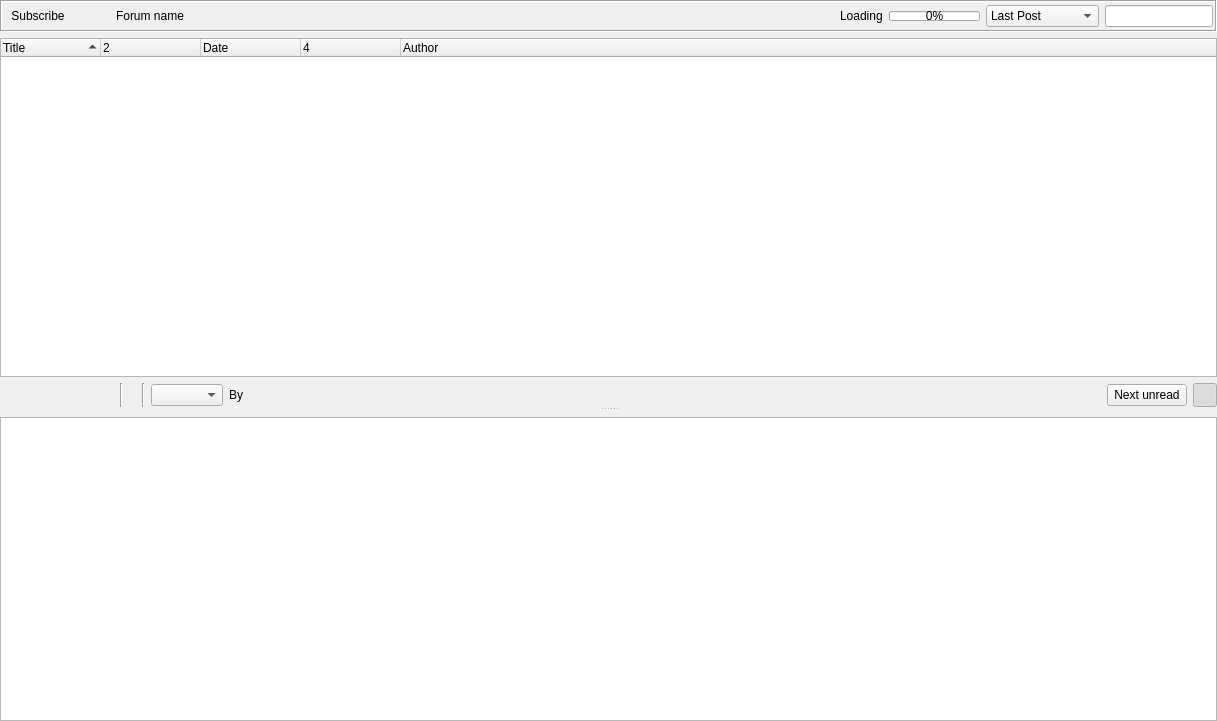
<?xml version="1.0" encoding="UTF-8"?>
<ui version="4.0">
 <class>GxsForumThreadWidget</class>
 <widget class="QWidget" name="GxsForumThreadWidget">
  <property name="geometry">
   <rect>
    <x>0</x>
    <y>0</y>
    <width>1217</width>
    <height>721</height>
   </rect>
  </property>
  <property name="windowTitle">
   <string>Form</string>
  </property>
  <layout class="QVBoxLayout" name="GxsForumThreadWidgetVLayout">
   <property name="leftMargin">
    <number>0</number>
   </property>
   <property name="topMargin">
    <number>0</number>
   </property>
   <property name="rightMargin">
    <number>0</number>
   </property>
   <property name="bottomMargin">
    <number>0</number>
   </property>
   <item>
    <widget class="QSplitter" name="threadSplitter">
     <property name="orientation">
      <enum>Qt::Vertical</enum>
     </property>
     <widget class="QWidget" name="topWidget">
      <layout class="QVBoxLayout" name="topVLayout">
       <item>
        <widget class="QFrame" name="toolBarFrame">
         <property name="minimumSize">
          <size>
           <width>0</width>
           <height>32</height>
          </size>
         </property>
         <property name="frameShape">
          <enum>QFrame::Box</enum>
         </property>
         <property name="frameShadow">
          <enum>QFrame::Sunken</enum>
         </property>
         <layout class="QHBoxLayout" name="toolBarFrameHLayout">
          <property name="leftMargin">
           <number>2</number>
          </property>
          <property name="topMargin">
           <number>2</number>
          </property>
          <property name="rightMargin">
           <number>2</number>
          </property>
          <property name="bottomMargin">
           <number>2</number>
          </property>
          <item>
           <widget class="SubscribeToolButton" name="subscribeToolButton">
            <property name="sizePolicy">
             <sizepolicy hsizetype="Fixed" vsizetype="Preferred">
              <horstretch>0</horstretch>
              <verstretch>0</verstretch>
             </sizepolicy>
            </property>
            <property name="text">
             <string notr="true">Subscribe</string>
            </property>
            <property name="autoRaise">
             <bool>true</bool>
            </property>
           </widget>
          </item>
          <item>
           <widget class="QToolButton" name="newthreadButton">
            <property name="focusPolicy">
             <enum>Qt::NoFocus</enum>
            </property>
            <property name="toolTip">
             <string>Start new Thread for Selected Forum</string>
            </property>
            <property name="icon">
             <iconset resource="../images.qrc">
              <normaloff>:/images/mail_new.png</normaloff>:/images/mail_new.png</iconset>
            </property>
            <property name="iconSize">
             <size>
              <width>24</width>
              <height>16</height>
             </size>
            </property>
            <property name="autoRaise">
             <bool>true</bool>
            </property>
           </widget>
          </item>
          <item>
           <widget class="ElidedLabel" name="forumName">
            <property name="sizePolicy">
             <sizepolicy hsizetype="Expanding" vsizetype="Fixed">
              <horstretch>2</horstretch>
              <verstretch>0</verstretch>
             </sizepolicy>
            </property>
            <property name="minimumSize">
             <size>
              <width>0</width>
              <height>0</height>
             </size>
            </property>
            <property name="maximumSize">
             <size>
              <width>16777215</width>
              <height>1677215</height>
             </size>
            </property>
            <property name="text">
             <string notr="true">Forum name</string>
            </property>
            <property name="textInteractionFlags">
             <set>Qt::LinksAccessibleByMouse|Qt::TextSelectableByMouse</set>
            </property>
           </widget>
          </item>
          <item>
           <spacer name="toolBarHSpacer">
            <property name="orientation">
             <enum>Qt::Horizontal</enum>
            </property>
            <property name="sizeType">
             <enum>QSizePolicy::MinimumExpanding</enum>
            </property>
            <property name="sizeHint" stdset="0">
             <size>
              <width>0</width>
              <height>0</height>
             </size>
            </property>
           </spacer>
          </item>
          <item>
           <widget class="QLabel" name="progressText">
            <property name="text">
             <string>Loading</string>
            </property>
           </widget>
          </item>
          <item>
           <widget class="QProgressBar" name="progressBar">
            <property name="sizePolicy">
             <sizepolicy hsizetype="Minimum" vsizetype="Fixed">
              <horstretch>0</horstretch>
              <verstretch>0</verstretch>
             </sizepolicy>
            </property>
            <property name="maximumSize">
             <size>
              <width>16777215</width>
              <height>10</height>
             </size>
            </property>
            <property name="maximum">
             <number>1000</number>
            </property>
            <property name="value">
             <number>0</number>
            </property>
           </widget>
          </item>
          <item>
           <widget class="QComboBox" name="viewBox">
            <item>
             <property name="text">
              <string>Last Post</string>
             </property>
            </item>
            <item>
             <property name="text">
              <string>Threaded View</string>
             </property>
            </item>
            <item>
             <property name="text">
              <string>Flat View</string>
             </property>
            </item>
           </widget>
          </item>
          <item>
           <widget class="LineEditClear" name="filterLineEdit">
            <property name="toolTip">
             <string>Search forums</string>
            </property>
           </widget>
          </item>
         </layout>
        </widget>
       </item>
       <item>
        <layout class="QHBoxLayout" name="forumLayout">
         <property name="leftMargin">
          <number>3</number>
         </property>
        </layout>
       </item>
       <item>
        <widget class="RSTreeWidget" name="threadTreeWidget">
         <property name="contextMenuPolicy">
          <enum>Qt::CustomContextMenu</enum>
         </property>
         <property name="sortingEnabled">
          <bool>true</bool>
         </property>
         <property name="allColumnsShowFocus">
          <bool>true</bool>
         </property>
         <column>
          <property name="text">
           <string>Title</string>
          </property>
         </column>
         <column>
          <property name="text">
           <string/>
          </property>
          <property name="icon">
           <iconset resource="../images.qrc">
            <normaloff>:/images/message-state-header.png</normaloff>:/images/message-state-header.png</iconset>
          </property>
         </column>
         <column>
          <property name="text">
           <string>Date</string>
          </property>
         </column>
         <column>
          <property name="text">
           <string/>
          </property>
          <property name="toolTip">
           <string>Distribution</string>
          </property>
          <property name="icon">
           <iconset resource="../icons.qrc">
            <normaloff>:/icons/flag-green.png</normaloff>:/icons/flag-green.png</iconset>
          </property>
         </column>
         <column>
          <property name="text">
           <string>Author</string>
          </property>
         </column>
        </widget>
       </item>
       <item>
        <layout class="QHBoxLayout" name="threadLayout">
         <property name="leftMargin">
          <number>3</number>
         </property>
        </layout>
       </item>
       <item>
        <layout class="QGridLayout" name="postLayout">
         <item row="0" column="5">
          <widget class="QToolButton" name="downloadButton">
           <property name="maximumSize">
            <size>
             <width>24</width>
             <height>24</height>
            </size>
           </property>
           <property name="focusPolicy">
            <enum>Qt::NoFocus</enum>
           </property>
           <property name="toolTip">
            <string>Download all files</string>
           </property>
           <property name="icon">
            <iconset resource="../images.qrc">
             <normaloff>:/images/down.png</normaloff>:/images/down.png</iconset>
           </property>
           <property name="autoRaise">
            <bool>true</bool>
           </property>
          </widget>
         </item>
         <item row="0" column="13">
          <widget class="QPushButton" name="nextUnreadButton">
           <property name="sizePolicy">
            <sizepolicy hsizetype="Maximum" vsizetype="Fixed">
             <horstretch>0</horstretch>
             <verstretch>0</verstretch>
            </sizepolicy>
           </property>
           <property name="text">
            <string>Next unread</string>
           </property>
          </widget>
         </item>
         <item row="0" column="1">
          <widget class="QToolButton" name="newmessageButton">
           <property name="maximumSize">
            <size>
             <width>24</width>
             <height>24</height>
            </size>
           </property>
           <property name="focusPolicy">
            <enum>Qt::NoFocus</enum>
           </property>
           <property name="toolTip">
            <string>Reply Message</string>
           </property>
           <property name="icon">
            <iconset resource="../images.qrc">
             <normaloff>:/images/mail_reply.png</normaloff>:/images/mail_reply.png</iconset>
           </property>
           <property name="autoRaise">
            <bool>true</bool>
           </property>
          </widget>
         </item>
         <item row="0" column="15">
          <widget class="QPushButton" name="expandButton">
           <property name="maximumSize">
            <size>
             <width>24</width>
             <height>24</height>
            </size>
           </property>
           <property name="focusPolicy">
            <enum>Qt::NoFocus</enum>
           </property>
           <property name="text">
            <string/>
           </property>
           <property name="icon">
            <iconset resource="../images.qrc">
             <normaloff>:/images/edit_remove24.png</normaloff>:/images/edit_remove24.png</iconset>
           </property>
           <property name="checkable">
            <bool>true</bool>
           </property>
           <property name="checked">
            <bool>true</bool>
           </property>
          </widget>
         </item>
         <item row="0" column="6">
          <widget class="Line" name="lineLeft">
           <property name="orientation">
            <enum>Qt::Vertical</enum>
           </property>
          </widget>
         </item>
         <item row="0" column="8">
          <widget class="Line" name="lineRight">
           <property name="orientation">
            <enum>Qt::Vertical</enum>
           </property>
          </widget>
         </item>
         <item row="0" column="12">
          <spacer name="postHSpacer">
           <property name="orientation">
            <enum>Qt::Horizontal</enum>
           </property>
           <property name="sizeHint" stdset="0">
            <size>
             <width>40</width>
             <height>20</height>
            </size>
           </property>
          </spacer>
         </item>
         <item row="0" column="3">
          <widget class="QToolButton" name="previousButton">
           <property name="sizePolicy">
            <sizepolicy hsizetype="Minimum" vsizetype="Fixed">
             <horstretch>0</horstretch>
             <verstretch>0</verstretch>
            </sizepolicy>
           </property>
           <property name="minimumSize">
            <size>
             <width>24</width>
             <height>24</height>
            </size>
           </property>
           <property name="maximumSize">
            <size>
             <width>24</width>
             <height>24</height>
            </size>
           </property>
           <property name="focusPolicy">
            <enum>Qt::NoFocus</enum>
           </property>
           <property name="toolTip">
            <string>Previous Thread</string>
           </property>
           <property name="text">
            <string/>
           </property>
           <property name="icon">
            <iconset resource="../images.qrc">
             <normaloff>:/images/back.png</normaloff>:/images/back.png</iconset>
           </property>
           <property name="autoRaise">
            <bool>true</bool>
           </property>
          </widget>
         </item>
         <item row="0" column="4">
          <widget class="QToolButton" name="nextButton">
           <property name="enabled">
            <bool>false</bool>
           </property>
           <property name="sizePolicy">
            <sizepolicy hsizetype="Minimum" vsizetype="Fixed">
             <horstretch>0</horstretch>
             <verstretch>0</verstretch>
            </sizepolicy>
           </property>
           <property name="minimumSize">
            <size>
             <width>24</width>
             <height>24</height>
            </size>
           </property>
           <property name="maximumSize">
            <size>
             <width>24</width>
             <height>24</height>
            </size>
           </property>
           <property name="focusPolicy">
            <enum>Qt::NoFocus</enum>
           </property>
           <property name="toolTip">
            <string>Next Thread</string>
           </property>
           <property name="text">
            <string/>
           </property>
           <property name="icon">
            <iconset resource="../images.qrc">
             <normaloff>:/images/forward.png</normaloff>:/images/forward.png</iconset>
           </property>
           <property name="autoRaise">
            <bool>true</bool>
           </property>
          </widget>
         </item>
         <item row="0" column="11">
          <widget class="GxsIdLabel" name="by_label">
           <property name="text">
            <string notr="true"/>
           </property>
          </widget>
         </item>
         <item row="0" column="10">
          <widget class="QLabel" name="by_text_label">
           <property name="text">
            <string>By </string>
           </property>
          </widget>
         </item>
         <item row="0" column="9">
          <widget class="QComboBox" name="versions_CB"/>
         </item>
         <item row="0" column="7">
          <widget class="QLabel" name="time_label">
           <property name="text">
            <string notr="true"/>
           </property>
          </widget>
         </item>
        </layout>
       </item>
      </layout>
     </widget>
     <widget class="QWidget" name="bottomWidget">
      <layout class="QVBoxLayout" name="bottomVLayout">
       <item>
        <widget class="RSImageBlockWidget" name="imageBlockWidget" native="true">
         <property name="sizePolicy">
          <sizepolicy hsizetype="Preferred" vsizetype="Maximum">
           <horstretch>0</horstretch>
           <verstretch>0</verstretch>
          </sizepolicy>
         </property>
        </widget>
       </item>
       <item>
        <widget class="RSTextBrowser" name="postText">
         <property name="sizePolicy">
          <sizepolicy hsizetype="Expanding" vsizetype="Expanding">
           <horstretch>0</horstretch>
           <verstretch>10</verstretch>
          </sizepolicy>
         </property>
         <property name="contextMenuPolicy">
          <enum>Qt::CustomContextMenu</enum>
         </property>
        </widget>
       </item>
      </layout>
     </widget>
    </widget>
   </item>
  </layout>
  <action name="actionSave_image">
   <property name="icon">
    <iconset resource="../images.qrc">
     <normaloff>:/images/document_save.png</normaloff>:/images/document_save.png</iconset>
   </property>
   <property name="text">
    <string>Save image</string>
   </property>
  </action>
 </widget>
 <customwidgets>
  <customwidget>
   <class>RSTextBrowser</class>
   <extends>QTextBrowser</extends>
   <header>gui/common/RSTextBrowser.h</header>
  </customwidget>
  <customwidget>
   <class>LineEditClear</class>
   <extends>QLineEdit</extends>
   <header location="global">gui/common/LineEditClear.h</header>
  </customwidget>
  <customwidget>
   <class>SubscribeToolButton</class>
   <extends>QToolButton</extends>
   <header>gui/common/SubscribeToolButton.h</header>
  </customwidget>
  <customwidget>
   <class>RSTreeWidget</class>
   <extends>QTreeWidget</extends>
   <header>gui/common/RSTreeWidget.h</header>
  </customwidget>
  <customwidget>
   <class>GxsIdLabel</class>
   <extends>QLabel</extends>
   <header>gui/gxs/GxsIdLabel.h</header>
  </customwidget>
  <customwidget>
   <class>ElidedLabel</class>
   <extends>QLabel</extends>
   <header location="global">gui/common/ElidedLabel.h</header>
   <container>1</container>
  </customwidget>
  <customwidget>
   <class>RSImageBlockWidget</class>
   <extends>QWidget</extends>
   <header>gui/common/RSImageBlockWidget.h</header>
   <container>1</container>
  </customwidget>
 </customwidgets>
 <resources>
  <include location="../icons.qrc"/>
  <include location="../images.qrc"/>
 </resources>
 <connections/>
</ui>
